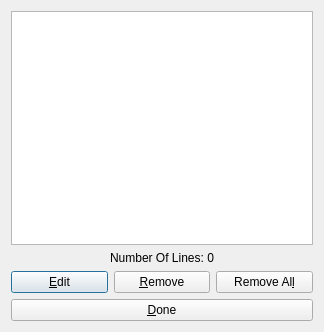
<?xml version="1.0" encoding="UTF-8"?>
<ui version="4.0">
 <class>EditLinesDialog</class>
 <widget class="QDialog" name="EditLinesDialog">
  <property name="geometry">
   <rect>
    <x>0</x>
    <y>0</y>
    <width>324</width>
    <height>332</height>
   </rect>
  </property>
  <property name="windowTitle">
   <string>Dialog</string>
  </property>
  <layout class="QGridLayout" name="gridLayout">
   <item row="0" column="0" colspan="3">
    <widget class="QListWidget" name="linesListWidget"/>
   </item>
   <item row="1" column="0" colspan="3">
    <widget class="QLabel" name="numberOfLinesLabel">
     <property name="text">
      <string>Number Of Lines: 0</string>
     </property>
     <property name="alignment">
      <set>Qt::AlignCenter</set>
     </property>
    </widget>
   </item>
   <item row="2" column="0">
    <widget class="QPushButton" name="editPushButton">
     <property name="text">
      <string>&amp;Edit</string>
     </property>
    </widget>
   </item>
   <item row="2" column="1">
    <widget class="QPushButton" name="removePushButton">
     <property name="text">
      <string>&amp;Remove</string>
     </property>
    </widget>
   </item>
   <item row="2" column="2">
    <widget class="QPushButton" name="removeAllPushButton">
     <property name="text">
      <string>Remove Al&amp;l</string>
     </property>
    </widget>
   </item>
   <item row="3" column="0" colspan="3">
    <widget class="QPushButton" name="donePushButton">
     <property name="text">
      <string>&amp;Done</string>
     </property>
    </widget>
   </item>
  </layout>
 </widget>
 <resources/>
 <connections/>
</ui>
